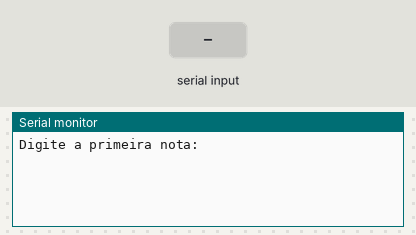
This sketch was run on a simulated Arduino Uno, built with avr-gcc and run on an emulated ATmega328P. Parts: the last lines printed to the serial monitor. The inputs (shaded band) are chosen by the test bench.

Above: at 1.2 s.
1.3 s: "90,45,200\n" received over Serial
At 1.9 s:
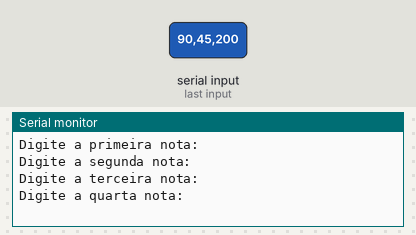
2.8 s: "30,150,10\n" received over Serial
At 4.2 s:
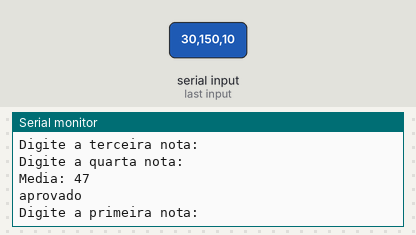

The sketch:

Exerc_cios_15.ino
```cpp
int n1, n2, n3, n4, media;
void setup()
{
  Serial.begin(9600);
}

void loop()
{
  Serial.println ("Digite a primeira nota: ");//pergunta
  while(! Serial.available() );//espera o usuario digitar/dar um <Enter>
  n1 = Serial.parseInt();//resposta do usario

  Serial.println ("Digite a segunda nota: ");//pergunta
  while(! Serial.available() );//espera o usuario digitar/dar um <Enter>
  n2 = Serial.parseInt();//resposta do usario

  Serial.println ("Digite a terceira nota: ");//pergunta
  while(! Serial.available() );//espera o usuario digitar/dar um <Enter>
  n3 = Serial.parseInt();//resposta do usario

  Serial.println ("Digite a quarta nota: ");//pergunta
  while(! Serial.available() );//espera o usuario digitar/dar um <Enter>
  n4 = Serial.parseInt();//resposta do usario

 //processamento
 media = (n1 + n2 + n3 + n4)/4 ;
   Serial.println ("Media: " + String(media));

  if (media >= 7) {
    Serial.println("aprovado");
  } else if(media >= 5 && media < 7){
    Serial.println("recuperacao");
  }else {
    Serial.println("reprovado");
  }

  }
```

Measured:
- after the input at 1.3 s, the serial monitor: prints a new line at once (image 1)
- after the input at 2.8 s, the serial monitor: prints a new line after 1.0 s (image 2)
